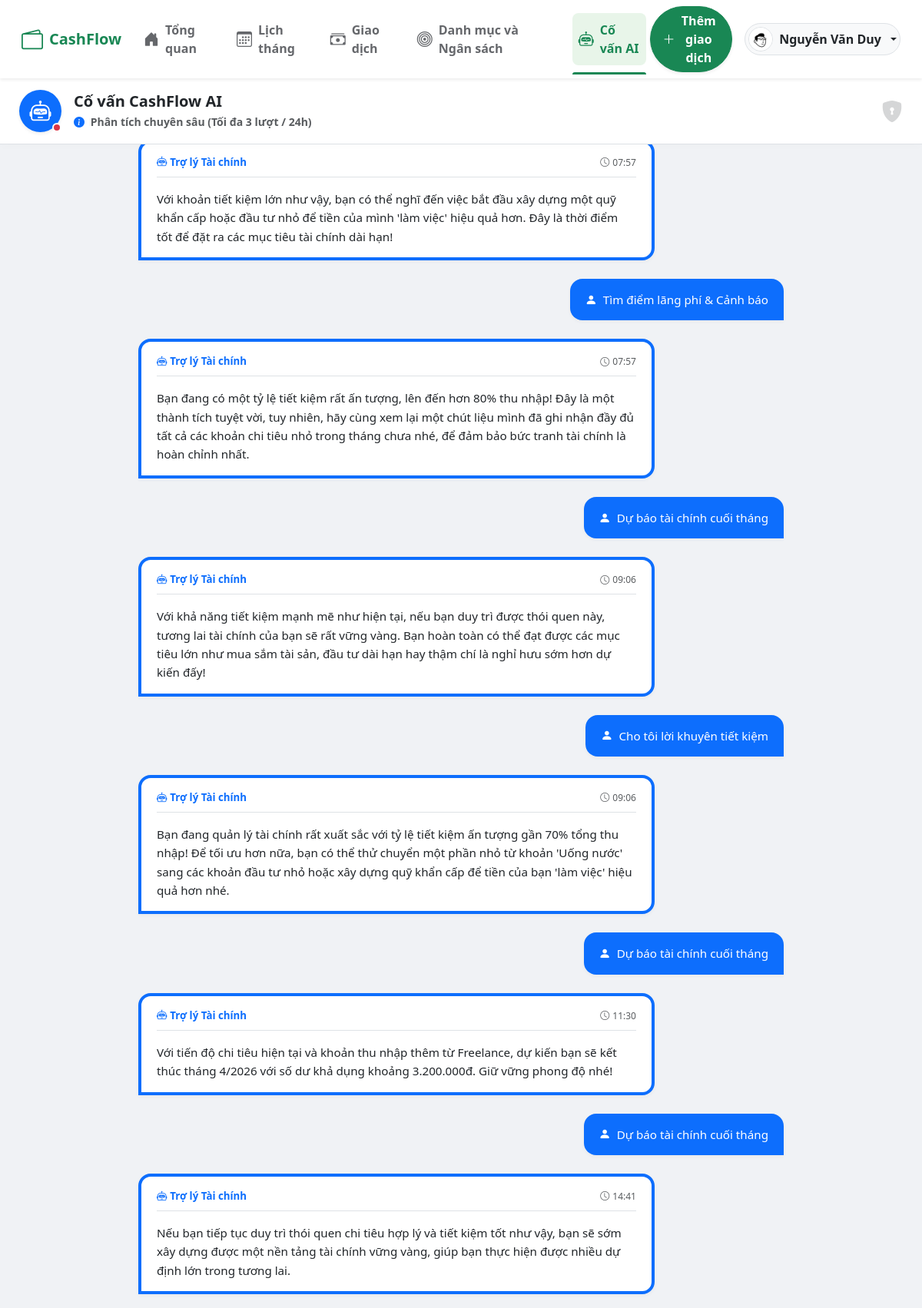
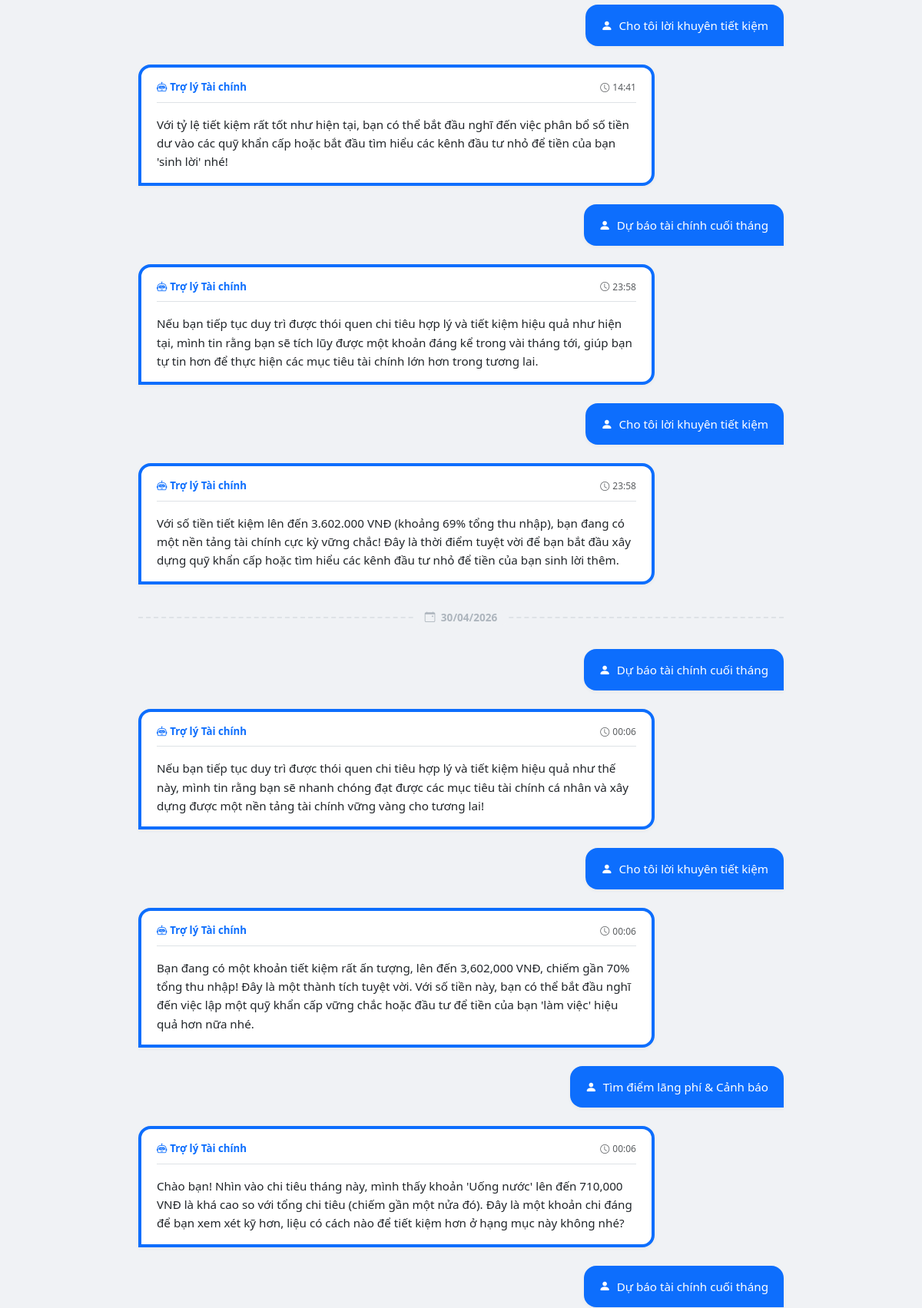
Page /GUI/pages/ai/advisor.php (signed in, upper part) on the committed database (2 pictures, top to bottom).
### tables this page shows
CREATE TABLE `users` (
  `id` int(11) NOT NULL,
  `full_name` varchar(100) NOT NULL,
  `avatar_url` varchar(255) DEFAULT NULL,
  `email` varchar(150) NOT NULL,
  `password_hash` varchar(255) NOT NULL,
  `is_first_login` tinyint(1) DEFAULT 1,
  `login_token` varchar(64) DEFAULT NULL,
  `created_at` datetime DEFAULT current_timestamp(),
  `updated_at` datetime DEFAULT current_timestamp() ON UPDATE current_timestamp(),
  `last_ai_consult_at` datetime DEFAULT NULL
);

CREATE TABLE `ai_insights` (
  `id` int(11) NOT NULL,
  `user_id` int(11) NOT NULL,
  `type` enum('warning','advice','forecast','summary') NOT NULL,
  `content` text NOT NULL,
  `is_read` tinyint(1) DEFAULT 0,
  `created_at` datetime DEFAULT current_timestamp()
);

### config/database.php (called while the page is built, shortened)
<?php
require_once __DIR__ . '/../vendor/autoload.php';
$dotenv = Dotenv\Dotenv::createImmutable(__DIR__ . '/../');
class Database {
    private static $instance = null;
    private $charset = 'utf8mb4';
    private function __construct() {
        $this->host = $_ENV['DB_HOST'];
        $this->db   = $_ENV['DB_NAME'];
        $this->user = $_ENV['DB_USER'];
        $this->pass = $_ENV['DB_PASS'];
        $dsn = "mysql:host=$this->host;dbname=$this->db;charset=$this->charset";
        $options = [
            PDO::ATTR_ERRMODE            => PDO::ERRMODE_EXCEPTION,
            PDO::ATTR_DEFAULT_FETCH_MODE => PDO::FETCH_ASSOC,
            PDO::ATTR_EMULATE_PREPARES   => false,
        ];
        try {
            $this->conn = new PDO($dsn, $this->user, $this->pass, $options);
        } catch (\PDOException $e) {
            throw new \PDOException($e->getMessage(), (int)$e->getCode());
        }
    }
    public static function getInstance() {
        if (self::$instance == null) {
            self::$instance = new Database();
        }
        return self::$instance->conn;
    }
}
?>

### DAL/UserDAL.php (called while the page is built, shortened)
<?php
class UserDAL {
    private $db;
    public function __construct() {
        $this->db = Database::getInstance();
    }
    public function getUserById($id) {
        $sql = "SELECT * FROM users WHERE id = :id LIMIT 1";
        $stmt = $this->db->prepare($sql);
        $stmt->bindParam(':id', $id, PDO::PARAM_INT);
        $stmt->execute();
        return $stmt->fetch();
    }
}
?>

### autoload.php (called while the page is built, shortened)
<?php
spl_autoload_register(function ($class_name) {
    $directories = [
        'config/',
        'DTO/',
        'DAL/',
        'BUS/',
        'GUI/controllers/',
        'helpers/',
        'middleware/'
    ];
    foreach ($directories as $directory) {
        $file = __DIR__ . '/' . $directory . $class_name . '.php';
        if (file_exists($file)) {
            return;
        }
    }
});
?>

### BUS/AiAdvisorBUS.php (called while the page is built, shortened)
<?php
require_once __DIR__ . '/../DAL/AiInsightDAL.php';
require_once __DIR__ . '/../DAL/UserDAL.php';
class AiAdvisorBUS
{
    private AiInsightDal $aiDal;
    public function __construct() {
        $this->aiDal = new AiInsightDAL();
    }
    public function checkCooldown(int $userId): array {
        $insights = $this->aiDal->getInsightsByUser($userId, 10);
        $activeRequests = [];
        $now = time();
        foreach ($insights as $msg) {
            $msgTime = strtotime($msg['created_at']);
            $diff = abs($now - $msgTime);
            if ($diff <= 86400) {
                $activeRequests[] = $msgTime;
            }
        }
        $used = count($activeRequests);
        $max = 3;
        if ($used >= $max) {
            rsort($activeRequests);
            $oldestActive = min($activeRequests);
            $diff = abs($now - $oldestActive);
            $hoursLeft = ceil((86400 - $diff) / 3600);
            return ['can_consult' => false, 'hours_left' => $hoursLeft, 'used' => $used, 'max' => $max];
        }
        return ['can_consult' => true, 'used' => $used, 'max' => $max, 'hours_left' => 0];
    }
    public function getUserInsights(int $userId): array {
        return $this->aiDal->getInsightsByUser($userId, 100);
    }
}
?>

### DAL/AiInsightDAL.php (called while the page is built, shortened)
<?php
require_once __DIR__ . '/../config/database.php';
class AiInsightDAL
{
    private PDO $db;
    public function __construct() {
        $this->db = Database::getInstance();
    }
    public function getInsightsByUser(int $user_id, int $limit = 10): array {
        $sql = "SELECT id, type, content, is_read, created_at
                FROM ai_insights
                WHERE user_id = :user_id
                ORDER BY created_at DESC
                LIMIT :limit_count";
        $stmt = $this->db->prepare($sql);
        $stmt->bindValue(':user_id',     $user_id, PDO::PARAM_INT);
        $stmt->bindValue(':limit_count', $limit,   PDO::PARAM_INT);
        $stmt->execute();
        return $stmt->fetchAll(PDO::FETCH_ASSOC);
    }
}

### GUI/pages/ai/advisor.php (the view, shortened to what this page needs)
<?php
require_once __DIR__ . '/../../../autoload.php';
$aiBus = new AiAdvisorBUS();
$userId = $_SESSION['user_id'];
$chatHistory = $aiBus->getUserInsights($userId);
$cooldown = $aiBus->checkCooldown($userId);
$canChat = $cooldown['can_consult'];
$maxRequests = $cooldown['max'] ?? 3;
$groupedHistory = [];
$typeToUserMsg = [
    'warning' => 'Tìm điểm lãng phí & Cảnh báo',
    'advice'  => 'Cho tôi lời khuyên tiết kiệm',
    'forecast'=> 'Dự báo tài chính cuối tháng',
    'summary' => 'Tóm tắt tình hình tháng này'
];
foreach (array_reverse($chatHistory) as $msg) {
    $dateStr = date('Y-m-d', strtotime($msg['created_at']));
    $groupedHistory[$dateStr][] = $msg;
}
?>
<!DOCTYPE html>
<html lang="vi">
<head>
    <link href="https://cdn.jsdelivr.net/npm/bootstrap@5.3.0/dist/css/bootstrap.min.css" rel="stylesheet">
    <link rel="stylesheet" href="https://cdn.jsdelivr.net/npm/bootstrap-icons@1.11.1/font/bootstrap-icons.css">
    <link rel="stylesheet" href="../../assets/css/style.css">
</head>
<body>
    <?php require_once __DIR__ . '/../../components/header.php'; ?>
    <main class="main-chat-wrapper">
        <div class="chat-header d-flex justify-content-between align-items-center">
            <div class="d-flex align-items-center">
                <div class="position-relative">
                    <div class="bg-primary text-white rounded-circle d-flex justify-content-center align-items-center shadow-sm" style="width: 55px; height: 55px;">
                        <i class="bi bi-robot fs-3"></i>
                    </div>
                    <span class="position-absolute bottom-0 end-0 p-1 border border-2 border-white rounded-circle <?= $canChat ? 'bg-success' : 'bg-danger' ?>" title="<?= $canChat ? 'Trực tuyến' : 'Nghỉ ngơi' ?>"></span>
                </div>
                <div class="ms-3">
                    <h5 class="fw-bold text-dark mb-1">Cố vấn CashFlow AI</h5>
                    <div class="text-muted small fw-semibold">
                        <i class="bi bi-info-circle-fill me-1 text-primary"></i>
                        Phân tích chuyên sâu (Tối đa <?= $maxRequests ?> lượt / 24h)
                    </div>
                </div>
            </div>
            <div class="d-none d-md-block text-muted opacity-25">
                <i class="bi bi-shield-lock-fill fs-3"></i>
            </div>
        </div>
        <div class="chat-container" id="chatBox">
            <?php foreach ($groupedHistory as $date => $messages): ?>
                <div class="date-divider">
                    <span>
                        <i class="bi bi-calendar-event me-1"></i>
                        <?= $date === date('Y-m-d') ? 'Hôm nay' : date('d/m/Y', strtotime($date)) ?>
                    </span>
                </div>
                <?php foreach ($messages as $msg): ?>
                    <div class="d-flex mb-4 justify-content-end">
                        <div class="chat-bubble bubble-user rounded-4">
                            <i class="bi bi-person-fill me-1"></i> <?= $typeToUserMsg[$msg['type']] ?? 'Tương tác AI' ?>
                        </div>
                    </div>
                    <div class="d-flex mb-4">
                        <div class="chat-bubble bubble-ai rounded-4 w-100 border-start border-4 border-primary">
                            <div class="d-flex justify-content-between align-items-center mb-3 border-bottom pb-2">
                                <span class="fw-bold text-primary small"><i class="bi bi-robot me-1"></i>Trợ lý Tài chính</span>
                                <span class="text-muted" style="font-size: 0.75rem;"><i class="bi bi-clock me-1"></i><?= date('H:i', strtotime($msg['created_at'])) ?></span>
                            </div>
                            <div><?= $msg['content'] ?></div>
                        </div>
                    </div>
                <?php endforeach; ?>
            <?php endforeach; ?>
        </div>
    </main>
</body>
</html>

### GUI/components/header.php (shortened to what this page needs)
<?php
$menuItems = [
    ['url' => '../analytics/dashboard.php', 'icon' => 'bi-house-door-fill', 'title' => 'Tổng quan', 'keyword' => 'dashboard'],
        ['url' => '../calendar/index.php', 'icon' => 'bi-calendar3', 'title' => 'Lịch tháng', 'keyword' => 'calendar'],
    ['url' => '../transactions/index.php', 'icon' => 'bi-cash-stack', 'title' => 'Giao dịch', 'keyword' => 'transactions'],
    ['url' => '../budgets/index.php', 'icon' => 'bi-bullseye', 'title' => 'Danh mục và Ngân sách', 'keyword' => 'budgets'],
    ['url' => '../ai/advisor.php', 'icon' => 'bi-robot', 'title' => 'Cố vấn AI', 'keyword' => 'ai'],
];
$currentUri = $_SERVER['REQUEST_URI'];
$headerUserId = $_SESSION['user_id'] ?? null;
$headerUserName = $_SESSION['user_name'] ?? 'Khách';
$headerAvatar = 'https://ui-avatars.com/api/?name=' . urlencode($headerUserName) . '&background=198754&color=fff';
if ($headerUserId) {
    $headerUserDAL = new UserDAL();
    $headerUser = $headerUserDAL->getUserById($headerUserId);
    if ($headerUser) {
        $headerUserName = $headerUser['full_name'];
        if (!empty($headerUser['avatar_url'])) {
            $headerAvatar = '../../' . ltrim($headerUser['avatar_url'], '/');
        }
    }
}
?>
<nav class="navbar navbar-expand-md sticky-top py-2 px-3 bg-white shadow-sm">
    <div class="container-fluid align-items-center">
        <a class="navbar-brand text-success fw-bold d-flex align-items-center gap-2" href="../analytics/dashboard.php">
            <i class="bi bi-wallet2 fs-3"></i><span>CashFlow</span>
        </a>
        <ul class="navbar-nav mx-auto desktop-nav d-none d-md-flex flex-row gap-2">
            <?php foreach ($menuItems as $item): ?>
                <li class="nav-item">
                    <a class="nav-link <?= strpos($currentUri, $item['keyword']) !== false ? 'active' : '' ?>" href="<?= $item['url'] ?>" title="<?= $item['title'] ?>">
                        <i class="bi <?= $item['icon'] ?> fs-5"></i> <span class="d-none d-lg-inline"><?= $item['title'] ?></span>
                    </a>
                </li>
            <?php endforeach; ?>
        </ul>
        <div class="d-flex align-items-center gap-3">
            <a href="javascript:void(0)" onclick="openGlobalAddModal()" class="btn btn-success rounded-pill px-3 shadow-sm d-none d-md-flex align-items-center fw-bold">
                <i class="bi bi-plus-lg"></i> <span class="d-none d-lg-inline ms-1">Thêm giao dịch</span>
            </a>
            <div class="dropdown">
                <a href="#" class="d-flex align-items-center text-dark text-decoration-none dropdown-toggle p-1 rounded-pill border" id="dropdownUser" data-bs-toggle="dropdown" aria-expanded="false" style="background-color: #f8f9fa;">
                    <img src="<?= htmlspecialchars($headerAvatar) ?>" alt="Avatar" class="header-avatar me-2">
                    <span class="fw-semibold me-2 d-none d-sm-inline"><?= htmlspecialchars($headerUserName) ?></span>
                </a>
            </div>
        </div>
    </div>
</nav>

### GUI/assets/css/style.css (style rules this page uses)
body { font-family: 'Segoe UI', Tahoma, Geneva, Verdana, sans-serif; background-color: #f0f2f5; padding-bottom: 70px; }
.navbar { background-color: #ffffff; box-shadow: 0 1px 4px rgba(0, 0, 0, 0.1); }
.desktop-nav .nav-link { color: #65676b; font-weight: 600; padding: 10px 15px; margin: 0 5px; border-radius: 8px; transition: background-color 0.2s ease; display: flex; align-items: center; gap: 8px; }
.desktop-nav .nav-link.active { color: #198754; background-color: #e8f5e9; position: relative; }
.desktop-nav .nav-link.active::after { content: ''; position: absolute; bottom: -12px; left: 0; width: 100%; height: 3px; background-color: #198754; border-radius: 3px 3px 0 0; }
@media (min-width: 769px) { body { padding-bottom: 0; } }

### GUI/pages/ai/advisor.php (style rules this page uses)
html, body { height: 100%; margin: 0; overflow: hidden; }
body { display: flex; flex-direction: column; background-color: #f0f2f5; }
.main-chat-wrapper { flex-grow: 1; display: flex; flex-direction: column; overflow: hidden; }
.chat-header { background-color: #fff; padding: 15px 25px; border-bottom: 1px solid #dee2e6; z-index: 10; box-shadow: 0 2px 10px rgba(0,0,0,0.02); }
.chat-container { flex-grow: 1; overflow-y: auto; padding: 25px 15%; background-color: #f0f2f5; scroll-behavior: smooth; }
.chat-bubble { max-width: 80%; padding: 15px 20px; line-height: 1.6; font-size: 0.95rem; box-shadow: 0 2px 5px rgba(0,0,0,0.04); }
.bubble-ai { background-color: #fff; border-bottom-left-radius: 0 !important; border: 1px solid #e9ecef; }
.bubble-user { background-color: #0d6efd; color: #fff; border-bottom-right-radius: 0 !important; margin-left: auto; }
.date-divider { text-align: center; position: relative; margin: 30px 0; }
.date-divider::before { content: ""; position: absolute; top: 50%; left: 0; right: 0; border-top: 2px dashed #dee2e6; z-index: 1; }
.date-divider span { background-color: #f0f2f5; padding: 0 15px; color: #adb5bd; font-size: 0.85rem; font-weight: bold; position: relative; z-index: 2; border-radius: 20px; }
.navbar { z-index: 20; }

### GUI/components/header.php (style rules this page uses)
.header-avatar { width: 32px; height: 32px; border-radius: 50%; object-fit: cover; border: 1px solid #dee2e6; background-color: #fff; }

### rows in the picture
users: avatar_url (picture), full_name "Nguyễn Văn Duy"
ai_insights: created_at "07:57", content "Với khoản tiết kiệm lớn như vậy, bạn có thể nghĩ đến việc bắt đầu xây dựng một quỹ khẩn cấp hoặc đầu tư nhỏ để tiền của mình 'làm việc' hiệu quả hơn. Đây là thời điểm tốt để đặt ra các mục tiêu tài chính dài hạn!"
ai_insights: type "Tìm điểm lãng phí & Cảnh báo", created_at "07:57", content "Bạn đang có một tỷ lệ tiết kiệm rất ấn tượng, lên đến hơn 80% thu nhập! Đây là một thành tích tuyệt vời, tuy nhiên, hãy cùng xem lại một chút liệu mình đã ghi nhận đầy đủ tất cả các khoản chi tiêu nhỏ trong tháng chưa nhé, để đảm bảo bức tranh tài chính là hoàn chỉnh nhất."
ai_insights: type "Dự báo tài chính cuối tháng", created_at "09:06", content "Với khả năng tiết kiệm mạnh mẽ như hiện tại, nếu bạn duy trì được thói quen này, tương lai tài chính của bạn sẽ rất vững vàng. Bạn hoàn toàn có thể đạt được các mục tiêu lớn như mua sắm tài sản, đầu tư dài hạn hay thậm chí là nghỉ hưu sớm hơn dự kiến đấy!"
ai_insights: type "Cho tôi lời khuyên tiết kiệm", created_at "09:06", content "Bạn đang quản lý tài chính rất xuất sắc với tỷ lệ tiết kiệm ấn tượng gần 70% tổng thu nhập! Để tối ưu hơn nữa, bạn có thể thử chuyển một phần nhỏ từ khoản 'Uống nước' sang các khoản đầu tư nhỏ hoặc xây dựng quỹ khẩn cấp để tiền của bạn 'làm việc' hiệu quả hơn nhé."
ai_insights: type "Dự báo tài chính cuối tháng", created_at "11:30", content "Với tiến độ chi tiêu hiện tại và khoản thu nhập thêm từ Freelance, dự kiến bạn sẽ kết thúc tháng 4/2026 với số dư khả dụng khoảng 3.200.000đ. Giữ vững phong độ nhé!"
ai_insights: type "Dự báo tài chính cuối tháng", created_at "14:41", content "Nếu bạn tiếp tục duy trì thói quen chi tiêu hợp lý và tiết kiệm tốt như vậy, bạn sẽ sớm xây dựng được một nền tảng tài chính vững vàng, giúp bạn thực hiện được nhiều dự định lớn trong tương lai."
ai_insights: type "Cho tôi lời khuyên tiết kiệm", created_at "14:41", content "Với tỷ lệ tiết kiệm rất tốt như hiện tại, bạn có thể bắt đầu nghĩ đến việc phân bổ số tiền dư vào các quỹ khẩn cấp hoặc bắt đầu tìm hiểu các kênh đầu tư nhỏ để tiền của bạn 'sinh lời' nhé!"
ai_insights: type "Dự báo tài chính cuối tháng", created_at "23:58", content "Nếu bạn tiếp tục duy trì được thói quen chi tiêu hợp lý và tiết kiệm hiệu quả như hiện tại, mình tin rằng bạn sẽ tích lũy được một khoản đáng kể trong vài tháng tới, giúp bạn tự tin hơn để thực hiện các mục tiêu tài chính lớn hơn trong tương lai."
ai_insights: type "Cho tôi lời khuyên tiết kiệm", created_at "23:58", content "Với số tiền tiết kiệm lên đến 3.602.000 VNĐ (khoảng 69% tổng thu nhập), bạn đang có một nền tảng tài chính cực kỳ vững chắc! Đây là thời điểm tuyệt vời để bạn bắt đầu xây dựng quỹ khẩn cấp hoặc tìm hiểu các kênh đầu tư nhỏ để tiền của bạn sinh lời thêm."
ai_insights: type "Dự báo tài chính cuối tháng", created_at "00:06", content "Nếu bạn tiếp tục duy trì được thói quen chi tiêu hợp lý và tiết kiệm hiệu quả như thế này, mình tin rằng bạn sẽ nhanh chóng đạt được các mục tiêu tài chính cá nhân và xây dựng được một nền tảng tài chính vững vàng cho tương lai!"
ai_insights: type "Cho tôi lời khuyên tiết kiệm", created_at "00:06", content "Bạn đang có một khoản tiết kiệm rất ấn tượng, lên đến 3,602,000 VNĐ, chiếm gần 70% tổng thu nhập! Đây là một thành tích tuyệt vời. Với số tiền này, bạn có thể bắt đầu nghĩ đến việc lập một quỹ khẩn cấp vững chắc hoặc đầu tư để tiền của bạn 'làm việc' hiệu quả hơn nữa nhé."
ai_insights: type "Tìm điểm lãng phí & Cảnh báo", created_at "00:06", content "Chào bạn! Nhìn vào chi tiêu tháng này, mình thấy khoản 'Uống nước' lên đến 710,000 VNĐ là khá cao so với tổng chi tiêu (chiếm gần một nửa đó). Đây là một khoản chi đáng để bạn xem xét kỹ hơn, liệu có cách nào để tiết kiệm hơn ở hạng mục này không nhé?"
ai_insights: type "Dự báo tài chính cuối tháng"

### other values in the picture
$item['title'] "Tổng quan"
$item['title'] "Lịch tháng"
$item['title'] "Giao dịch"
$item['title'] "Danh mục và Ngân sách"
$item['title'] "Cố vấn AI"
$maxRequests "3"
date('d/m/Y', strtotime($date)) "30/04/2026"
